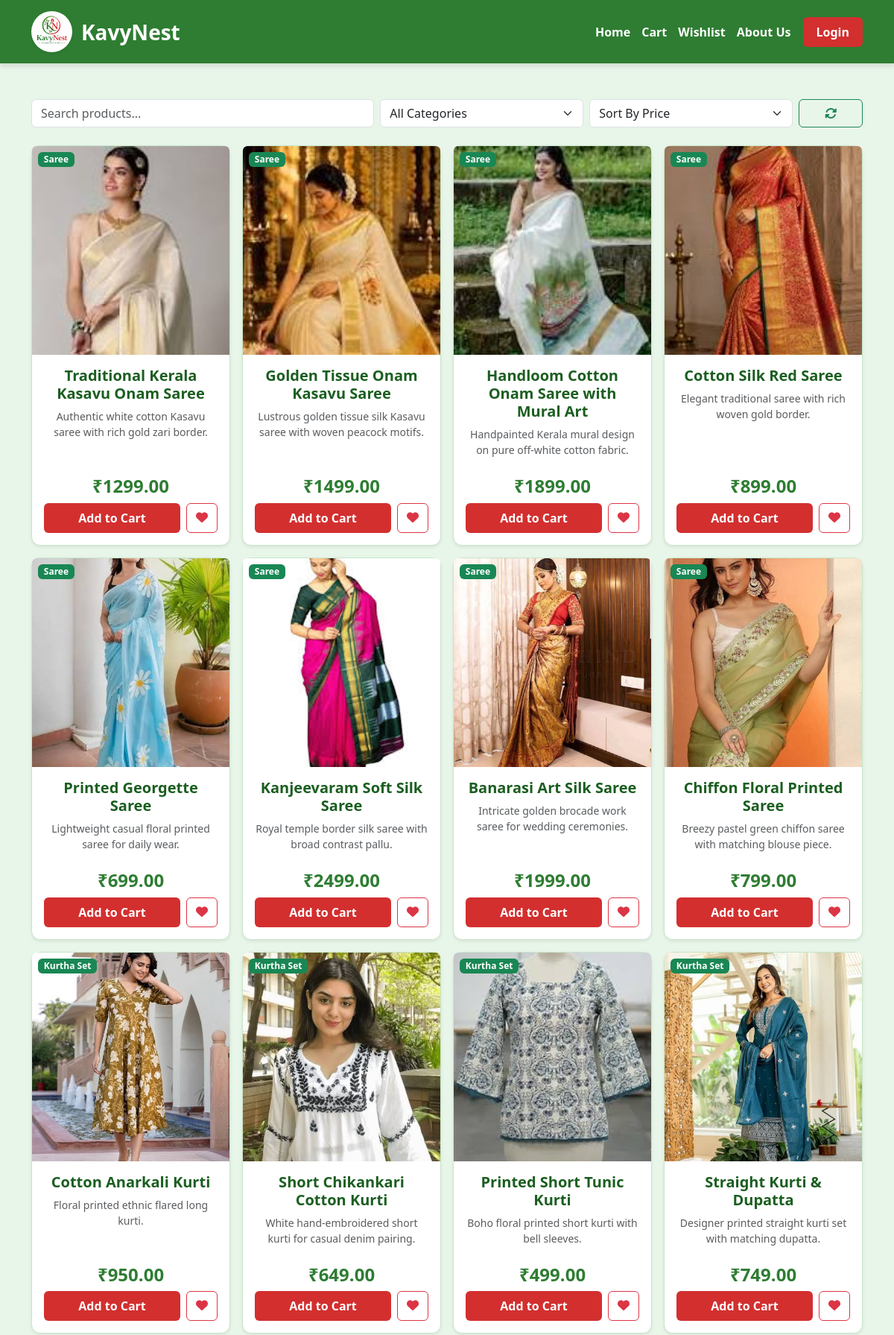
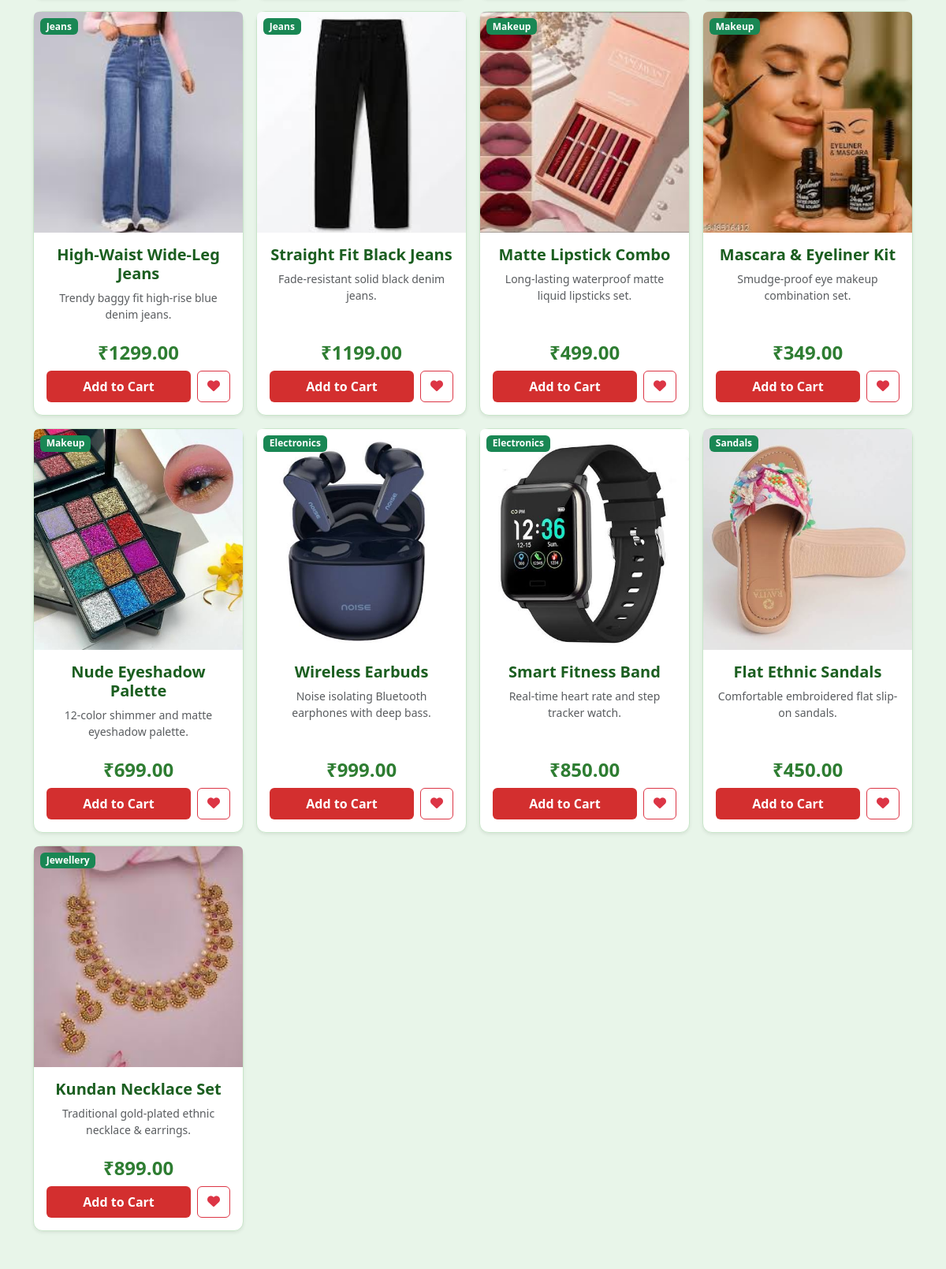
The page / (upper part) on the database its author committed (2 pictures, top to bottom).
### store/models.py (models this page shows, shortened)
class Product(models.Model):
    CATEGORY_CHOICES = [
        ('Saree', 'Saree'),
        ('Makeup', 'Makeup'),
        ('Electronics', 'Electronics'),
        ('Sandals', 'Sandals'),
        ('Jewellery', 'Jewellery'),
        ('Kurtha Set', 'Kurtha Set'),
    ]
    name = models.CharField(max_length=200)
    category = models.CharField(max_length=50, choices=CATEGORY_CHOICES, default='Saree')
    price = models.DecimalField(max_digits=10, decimal_places=2)
    description = models.TextField(blank=True)
    image_url = models.CharField(max_length=500, default="https://via.placeholder.com/200")

### store/views.py (the view)
# urls.py: path('', views.home, name='home'),
def home(request):
    seed_sample_products()
    search_query = request.GET.get('q', '').strip()
    selected_category = request.GET.get('category', '').strip()
    sort_option = request.GET.get('sort', '').strip()
    products = Product.objects.all()
    if search_query:
        products = products.filter(name__icontains=search_query)
    if selected_category:
        products = products.filter(category=selected_category)
    if sort_option == 'high_low':
        products = products.order_by('-price')
    elif sort_option == 'low_high':
        products = products.order_by('price')
    categories = ['Saree', 'Kurtha Set', 'Jeans', 'Makeup', 'Electronics', 'Sandals', 'Jewellery']
    context = {
        'products': products,
        'categories': categories,
        'search_query': search_query,
        'selected_category': selected_category,
        'sort_option': sort_option
    }
    return render(request, 'home.html', context)

### templates/home.html (shortened to what this page needs)
{% extends 'base.html' %}
{% block content %}
<div class="row my-4">
    <div class="col-md-12">
        <form method="GET" action="{% url 'home' %}" class="row g-2 align-items-center">
            <div class="col-md-5">
                <input type="text" name="q" class="form-control" placeholder="Search products..." value="{{ search_query }}">
            </div>
            <div class="col-md-3">
                <select name="category" class="form-select">
                    <option value="">All Categories</option>
                </select>
            </div>
            <div class="col-md-3">
                <select name="sort" class="form-select">
                    <option value="">Sort By Price</option>
                </select>
            </div>
            <div class="col-md-1">
                <button type="submit" class="btn btn-outline-success w-100"><i class="fa-solid fa-rotate"></i></button>
            </div>
        </form>
    </div>
</div>
<div class="row row-cols-1 row-cols-md-4 g-3 mb-5">
    {% for product in products %}
    <div class="col">
        <div class="card card-custom h-100 shadow-sm position-relative">
            <span class="badge bg-success position-absolute top-0 start-0 m-2">{{ product.category }}</span>
            <img src="{{ product.image_url }}" style="height: 280px; object-fit: cover; width: 100%;" class="card-img-top rounded-top" alt="{{ product.name }}">
            <div class="card-body d-flex flex-column text-center">
                <h5 class="fw-bold" style="color: #1b5e20;">{{ product.name }}</h5>
                <p class="text-muted small flex-grow-1">{{ product.description }}</p>
                <h4 class="fw-bold my-2" style="color: #2e7d32;">₹{{ product.price }}</h4>
                <div class="d-flex gap-2 mt-auto">
                    <a href="{% url 'add_to_cart' product.id %}" class="btn btn-red flex-grow-1">Add to Cart</a>
                    <a href="{% url 'add_to_wishlist' product.id %}" class="btn btn-outline-danger"><i class="fa-solid fa-heart"></i></a>
                </div>
            </div>
        </div>
    </div>
    {% empty %}
    <div class="col-12 text-center py-5">
        <h4>No products found matching your search.</h4>
    </div>
    {% endfor %}
</div>
{% endblock %}

### templates/base.html (shortened to what this page needs)
{% load static %}
<!DOCTYPE html>
<html lang="en">
<head>
    <link href="https://cdn.jsdelivr.net/npm/bootstrap@5.3.0/dist/css/bootstrap.min.css" rel="stylesheet">
    <link rel="stylesheet" href="https://cdnjs.cloudflare.com/ajax/libs/font-awesome/6.4.0/css/all.min.css">
</head>
<body>
    <nav class="navbar navbar-expand-lg navbar-custom">
        <div class="container-fluid">
            <a class="navbar-brand d-flex align-items-center gap-2 py-0" href="{% url 'home' %}">
    <img src="{% static 'images/logo.jpeg' %}" alt="KavyNest Logo" class="rounded-circle bg-white p-1 shadow-sm" style="width: 55px; height: 55px; object-fit: contain;">
    <span class="fw-bold text-white fs-3 lh-1 ms-1">KavyNest</span>
</a>
            <div class="collapse navbar-collapse" id="navbarNav">
                <div class="ms-auto d-flex align-items-center">
                    <a class="nav-link" href="{% url 'home' %}">Home</a>
                    <a class="nav-link" href="{% url 'cart' %}">Cart</a>
                    <a class="nav-link" href="{% url 'wishlist' %}">Wishlist</a>
                    <a class="nav-link" href="{% url 'about' %}">About Us</a>
                    {% if user.is_authenticated %}
                        <a class="nav-link ms-3" href="{% url 'logout' %}">Logout</a>
                    {% else %}
                        <a href="{% url 'login' %}" class="btn btn-red ms-3">Login</a>
                    {% endif %}
                </div>
            </div>
        </div>
    </nav>
    <main class="container my-4">
        {% block content %}{% endblock %}
    </main>
</body>
</html>

### templates/base.html (style rules this page uses)
body { background-color: #e8f5e9 !important; color: #1b5e20 !important; font-family: 'Segoe UI', Tahoma, Geneva, Verdana, sans-serif; min-height: 100vh; display: flex; flex-direction: column; }
.navbar-custom { background-color: #2e7d32; padding: 15px 30px; box-shadow: 0 4px 6px rgba(0,0,0,0.1); }
.navbar-brand { font-size: 1.8rem; font-weight: bold; color: #ffffff !important; }
.nav-link { color: #ffffff !important; font-weight: 600; margin-left: 15px; }
.btn-red { background-color: #d32f2f !important; color: #ffffff !important; font-weight: 600; border: none !important; border-radius: 6px; padding: 8px 18px; transition: background 0.2s ease-in-out; }
.card-custom { background-color: #ffffff; border: 1px solid #c8e6c9; border-radius: 12px; box-shadow: 0 4px 8px rgba(0,0,0,0.05); }
a { color: #2e7d32; }

### rows shown on the page
Product: category "Saree", image_url (picture), name "Traditional Kerala Kasavu Onam Saree", description "Authentic white cotton Kasavu saree with rich gold zari border.", price "1299.00"
Product: category "Saree", image_url (picture), name "Golden Tissue Onam Kasavu Saree", description "Lustrous golden tissue silk Kasavu saree with woven peacock motifs.", price "1499.00"
Product: category "Saree", image_url (picture), name "Handloom Cotton Onam Saree with Mural Art", description "Handpainted Kerala mural design on pure off-white cotton fabric.", price "1899.00"
Product: category "Saree", image_url (picture), name "Cotton Silk Red Saree", description "Elegant traditional saree with rich woven gold border.", price "899.00"
Product: category "Saree", image_url (picture), name "Printed Georgette Saree", description "Lightweight casual floral printed saree for daily wear.", price "699.00"
Product: category "Saree", image_url (picture), name "Kanjeevaram Soft Silk Saree", description "Royal temple border silk saree with broad contrast pallu.", price "2499.00"
Product: category "Saree", image_url (picture), name "Banarasi Art Silk Saree", description "Intricate golden brocade work saree for wedding ceremonies.", price "1999.00"
Product: category "Saree", image_url (picture), name "Chiffon Floral Printed Saree", description "Breezy pastel green chiffon saree with matching blouse piece.", price "799.00"
Product: category "Kurtha Set", image_url (picture), name "Cotton Anarkali Kurti", description "Floral printed ethnic flared long kurti.", price "950.00"
Product: category "Kurtha Set", image_url (picture), name "Short Chikankari Cotton Kurti", description "White hand-embroidered short kurti for casual denim pairing.", price "649.00"
Product: category "Kurtha Set", image_url (picture), name "Printed Short Tunic Kurti", description "Boho floral printed short kurti with bell sleeves.", price "499.00"
Product: category "Kurtha Set", image_url (picture), name "Straight Kurti & Dupatta", description "Designer printed straight kurti set with matching dupatta.", price "749.00"
Product: category "Jeans", image_url (picture), name "High-Waist Wide-Leg Jeans", description "Trendy baggy fit high-rise blue denim jeans.", price "1299.00"
Product: category "Jeans", image_url (picture), name "Straight Fit Black Jeans", description "Fade-resistant solid black denim jeans.", price "1199.00"
Product: category "Makeup", image_url (picture), name "Matte Lipstick Combo", description "Long-lasting waterproof matte liquid lipsticks set.", price "499.00"
Product: category "Makeup", image_url (picture), name "Mascara & Eyeliner Kit", description "Smudge-proof eye makeup combination set.", price "349.00"
Product: category "Makeup", image_url (picture), name "Nude Eyeshadow Palette", description "12-color shimmer and matte eyeshadow palette.", price "699.00"
Product: category "Electronics", image_url (picture), name "Wireless Earbuds", description "Noise isolating Bluetooth earphones with deep bass.", price "999.00"
Product: category "Electronics", image_url (picture), name "Smart Fitness Band", description "Real-time heart rate and step tracker watch.", price "850.00"
Product: category "Sandals", image_url (picture), name "Flat Ethnic Sandals", description "Comfortable embroidered flat slip-on sandals.", price "450.00"
Product: category "Jewellery", image_url (picture), name "Kundan Necklace Set", description "Traditional gold-plated ethnic necklace & earrings.", price "899.00"
